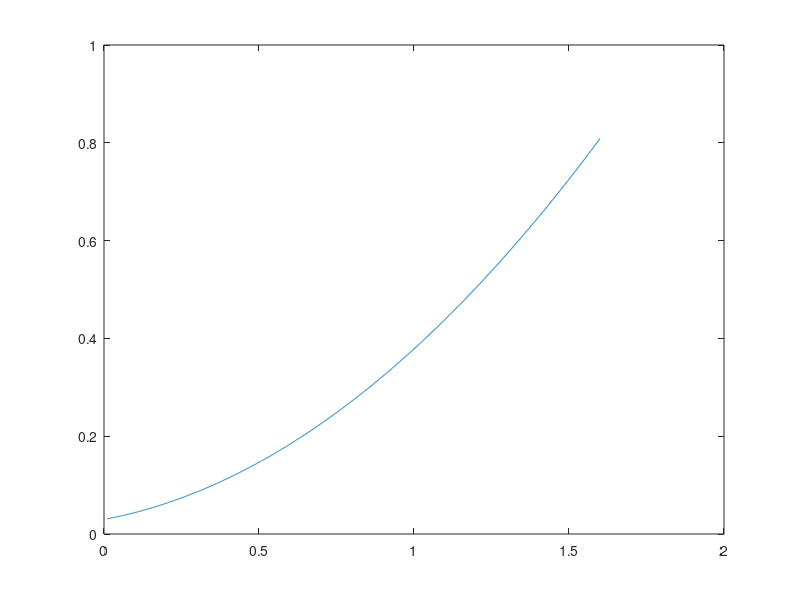
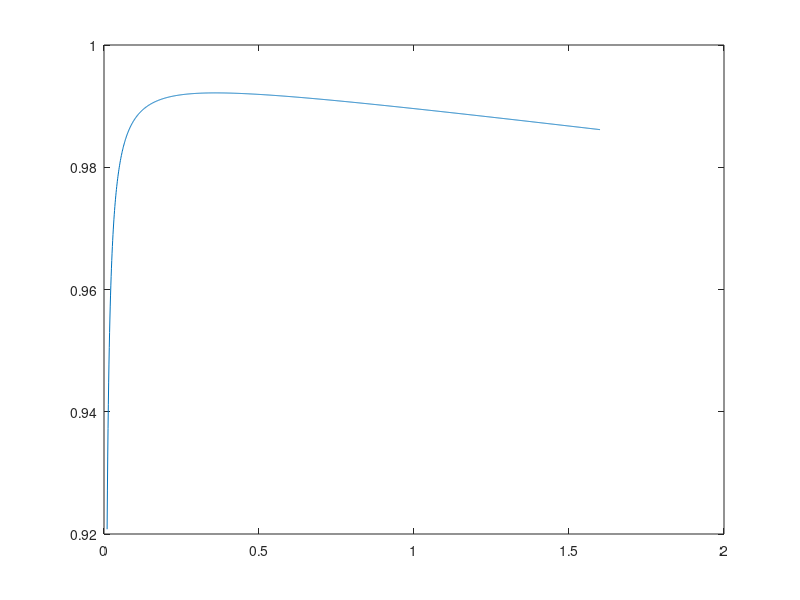

Recreate these plots in MATLAB, in order.
clear all;
close all;
fsw = 200e3 % Hz
Id = 10e-3:1e-3:1.6; % A
Vds = 36 % V
Vdrv = Vds % V
Vo = 6.35
D = Vo/Vds

% % IRF9520
% Rdson = 0.6 % Ohm
% Qgate = 6.89855e-008 % C
% Vth = 4
% tsw = 24e-9 % s
% 
% 
% 
% 
% Pgate = 2 * fsw * Qgate * Vdrv;
% Pcond = Id.^2 * Rdson * D + Id.^2 * Rdson * 1-D;
% Psw = 2 * 0.5 * Vds * Id * fsw * tsw;
% 
% %Ploss = Pcond + Psw .+ Pgate % Octave
% Ploss = Pcond + Psw + Pgate; % Matlab
% figure()
% plot(Id, Ploss)
% 
% eff = (Vds*Id)./(Ploss+(Vds*Id));
% 
% figure()
% plot(Id, eff)
Vdrv = 10
% IRF520
Rdson = 0.23 % Ohm
Qgate = 7.44063e-009 % C
Vth = 2.9
tsw = 16.5e-9 % s




Pgate = 2 * fsw * Qgate * Vdrv;
Pcond = Id.^2 * Rdson
Psw = 2 * 0.5 * Vds * Id * fsw * tsw;

%Ploss = Pcond + Psw .+ Pgate % Octave
Ploss = Pcond + Psw + Pgate; % Matlab
figure()
plot(Id, Ploss)

eff = (Vds*Id)./(Ploss+(Vds*Id));

figure()
plot(Id, eff)